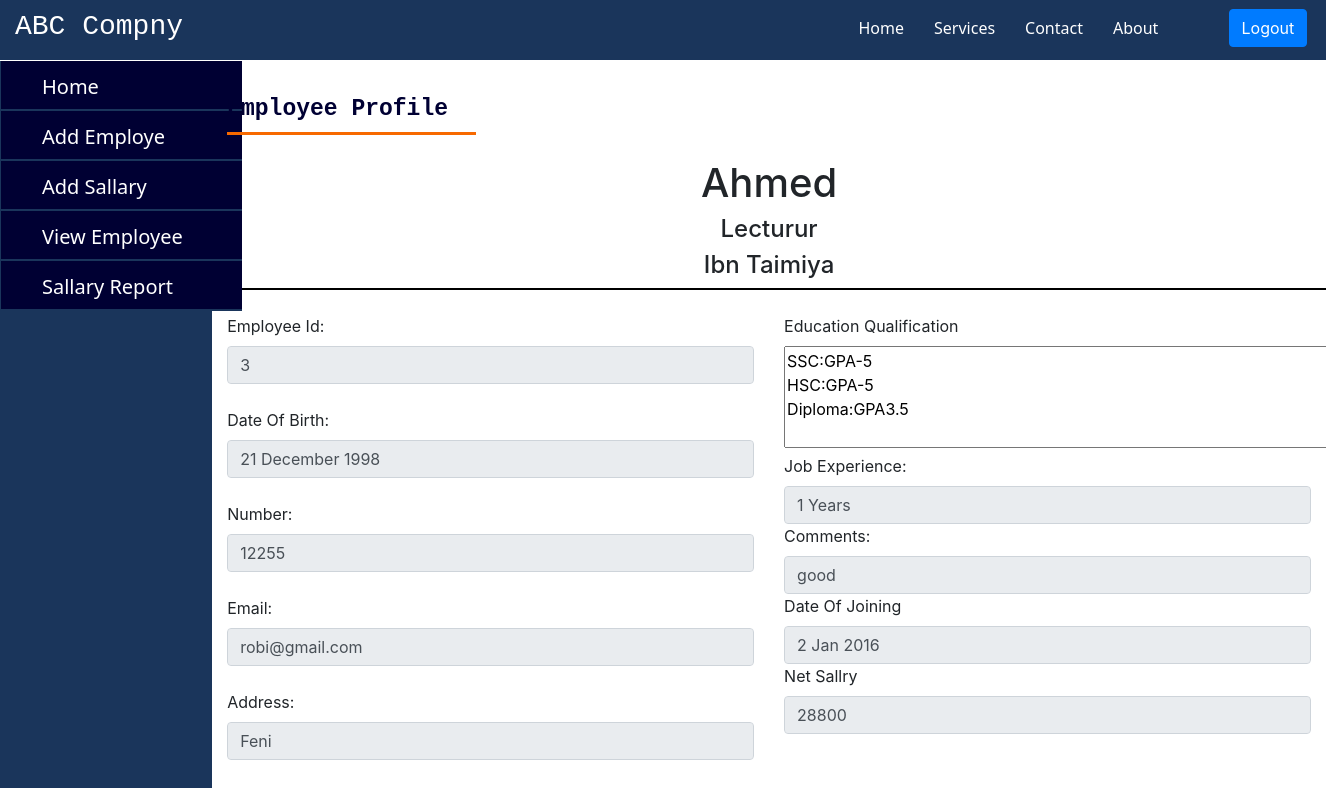
The page /home.php?&&page=prfl&&id=3 on the database its author committed.
### tables this page shows
CREATE TABLE `add_employee` (
  `Id:` varchar(50) NOT NULL,
  `name:` text NOT NULL,
  `designation:` text NOT NULL,
  `school_name:` text NOT NULL,
  `birth_date` varchar(50) NOT NULL,
  `number` int(12) NOT NULL,
  `email` varchar(50) NOT NULL,
  `address` varchar(250) NOT NULL,
  `edu_qualification` varchar(250) NOT NULL,
  `job_experience` varchar(50) NOT NULL,
  `publications` varchar(50) NOT NULL,
  `outstanding_quality` varchar(50) NOT NULL,
  `comment` varchar(100) NOT NULL
);

CREATE TABLE `add_sallary` (
  `id` int(50) NOT NULL,
  `name` varchar(50) NOT NULL,
  `date_of_join` varchar(50) NOT NULL,
  `casual_hour` varchar(50) NOT NULL,
  `description` varchar(250) NOT NULL,
  `basic` varchar(50) NOT NULL,
  `special_allowance` varchar(50) NOT NULL,
  `houserent` varchar(50) NOT NULL,
  `medical_allowance` varchar(50) NOT NULL,
  `gross_pay` varchar(50) NOT NULL,
  `deduction` varchar(50) NOT NULL,
  `Total_pay` int(50) NOT NULL
);

### prfl.php (the view, shortened to what this page needs)
<?php
$servername = "localhost";
$username = "root";
$password = "";
$dbname="payroll";
$conn = new mysqli($servername, $username, $password);
$conn->select_db($dbname);
?>
<?php
 if (isset($_GET['id']))
 {
  $uid=$_GET['id'];
 }
?>
<!DOCTYPE html>
<html lang="en">
<head>
	<link rel="stylesheet" href="https://stackpath.bootstrapcdn.com/bootstrap/4.3.1/css/bootstrap.min.css">
</head>
<body>
	<div class="container"></div><br><br>
<div class="container">
	<div class="heading">
		<div class="row">
			<div class="col-md-3">
				<div class="heading1">
					<h4>Employee Profile</h4>
				</div>
			</div>
			<div class="col-md-4"></div>
			<div class="col-md-5"></div>
		</div>
	</div>
</div><br>
<?php
  		$query="SELECT * FROM `add_employee`  WHERE `Id:`='$uid'";
  		$result_query=$conn->query($query);
  		while ($fetch_result=$result_query->fetch_array())
  		{
  	?>
<div class="container name">
	<div class="row">
		<div class="col-md-4"></div>
		<div class="col-md-4 ">
			<h1><?php print $fetch_result[1]?></h1>
			<h4><?php print $fetch_result[2]?></h4>
			<h4><?php print $fetch_result[3]?></h4>
		</div>
		<div class="col-md-4"></div>
	</div>
</div><br>
<div class="container">
	<div class="row">
		<div class="col-md-6">
			<label>Employee Id:</label>
			<input type="number" class="form-control" value="<?php print $fetch_result[0]?>" readonly=""><br>
			<label>Date Of Birth:</label>
			<input type="text" class="form-control" value="<?php print $fetch_result[4]?>" readonly=""><br>
			<label>Number:</label>
			<input type="number" class="form-control" value="<?php print $fetch_result[5]?>" readonly=""><br>
			<label>Email:</label>
			<input type="text" class="form-control" value="<?php print $fetch_result[6]?>" readonly=""><br>
			<label>Address:</label>
			<input type="text" class="form-control" value="<?php print $fetch_result[7]?>" readonly=""><br>
		</div>
		<div class="col-md-6">
			<label>Education Qualification</label>
			<textarea name="description"rows="4" cols="57"  readonly=""><?php print $fetch_result[8]?></textarea>
			<label>Job Experience:</label>
			<input type="text" class="form-control" value="<?php print $fetch_result[9]?>" readonly="">
			<label>Comments:</label>
			<input type="text" class="form-control" value="<?php print $fetch_result[12]?>" readonly="">
			<?php
			}
			?>
			<?php
			$sallary_query="SELECT * FROM `add_sallary` WHERE `id`='$uid'";
  		    $result_query=$conn->query($sallary_query);
  		    while ($fetch_result=$result_query->fetch_array())
  		     {
			?>
			<label>Date Of Joining</label>
			<input type="text" class="form-control" value="<?php print $fetch_result[2]?>" readonly="">
			<label>Net Sallry</label>
			<input type="text" class="form-control" value="<?php print $fetch_result[11]?>" readonly="">
			<?php
			}
			?>
		</div>
	</div>
</div>
</body>

### prfl.php (style rules this page uses)
.heading1 { border-bottom: 3px solid #F76900; }
.heading1 h4 { color: #000033; font-weight:bold; font-family: monospace; font-size: 23px; }
.name { border-bottom:2px solid black; text-align: center; }

### rows shown on the page
add_employee: value "Ahmed", value "Lecturur", value "Ibn Taimiya", value "3", birth_date "21 December 1998", number "12255", email "robi@gmail.com", address "Feni", description "SSC:GPA-5 HSC:GPA-5 Diploma:GPA3.5", job_experience "1 Years", comment "good"
add_sallary: date_of_join "2 Jan 2016", Total_pay "28800"
